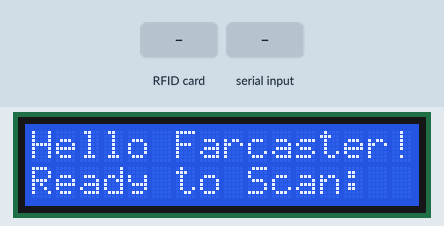
Bench run of a sketch on a simulated ESP32. Parts: 16×2 character LCD. Inputs (shaded band) come from the test bench. What the sketch prints to the serial monitor is not drawn.

Above: at 2.2 s.
2.3 s: RFID card 5E 7A 19 C4 held to the reader
At 3.2 s:
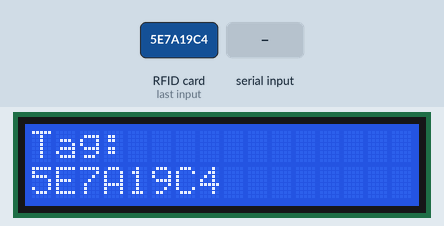
3.8 s: "DISPLAY:\n" received over Serial
At 4.8 s:
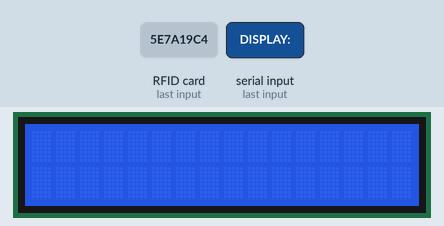
Timing chart, 0 to 6.8 s (numbered marks = the images above; inputs shaded):
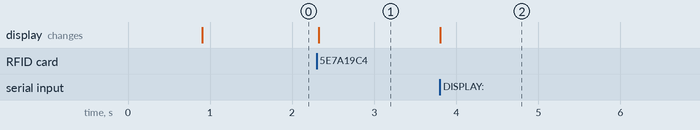

The sketch:

nfc_lcd_input.ino
```cpp
//! WTB integrated version 16th August 2025 Cyrus Clarke
//with toggle switch for 2 screen types

#include <Wire.h>
#include <SPI.h>
#include <MFRC522.h>

// === CONFIG FLAG ===
// Uncomment the one you want to compile for
// #define USE_ADAFRUIT_BACKPACK   // Adafruit MCP23008-based
#define USE_GENERIC_BACKPACK    // Common PCF8574-based

// --- MFRC522 (SPI) pins
#define RC522_CS    44
#define RC522_RST   43
#define SPI_SCK      7
#define SPI_MOSI     9
#define SPI_MISO     8

// I2C pins (ESP32)
#define I2C_SDA      5
#define I2C_SCL      6

// Timeout before resetting to idle screen
const unsigned long IDLE_TIMEOUT_MS = 10000;

#ifdef USE_ADAFRUIT_BACKPACK
  #include <Adafruit_LiquidCrystal.h>
  Adafruit_LiquidCrystal lcd(0);   // MCP23008 backpack, ID=0
#elif defined(USE_GENERIC_BACKPACK)
  #include <LiquidCrystal_I2C.h>
  #define LCD_ADDR 0x27            // Common default for PCF8574
  LiquidCrystal_I2C lcd(LCD_ADDR, 16, 2);
#endif

MFRC522 mfrc522(RC522_CS, RC522_RST);

unsigned long lastScanMillis = 0;
bool showingIdle = true;
String lastUID = "";

// --- Utilities ---
String uidHex(const MFRC522::Uid &u){
  String s;
  for (byte i=0;i<u.size;i++){
    if (u.uidByte[i] < 0x10) s += '0';
    s += String(u.uidByte[i], HEX);
  }
  s.toUpperCase();
  return s;
}

void showIdleScreen() {
  lcd.clear();
  lcd.setCursor(0,0);
  lcd.print("Hello Farcaster!");
  lcd.setCursor(0,1);
  lcd.print("Ready to Scan:");
  showingIdle = true;
}

// --- Setup ---
void setup(){
  Serial.begin(115200);

  // I2C init
  Wire.begin(I2C_SDA, I2C_SCL);

#ifdef USE_ADAFRUIT_BACKPACK
  lcd.begin(16, 2);
  lcd.display();
  lcd.setBacklight(HIGH);
#elif defined(USE_GENERIC_BACKPACK)
  lcd.init();
  lcd.backlight();
#endif

  lcd.clear();
  lcd.setCursor(0,0);
  lcd.print("LCD Ready");
  delay(800);
  showIdleScreen();

  // SPI init (NFC)
  SPI.begin(SPI_SCK, SPI_MISO, SPI_MOSI, RC522_CS);
  mfrc522.PCD_Init();
  delay(80);

  Serial.println("Hello Farcaster");
  lastScanMillis = millis();
}

// --- Loop ---
void loop(){
  checkSerialInput();

  if (mfrc522.PICC_IsNewCardPresent() && mfrc522.PICC_ReadCardSerial()) {
    String uid = uidHex(mfrc522.uid);
    if (uid != lastUID) {
      Serial.println("SCAN," + uid);

      lcd.clear();
      lcd.setCursor(0, 0);
      lcd.print("Tag:");
      lcd.setCursor(0, 1);
      lcd.print(uid.substring(0, 16));

      lastUID = uid;
    }

    showingIdle = false;
    lastScanMillis = millis();
    mfrc522.PICC_HaltA();
    mfrc522.PCD_StopCrypto1();
    delay(200);
  }

  if (!showingIdle && (millis() - lastScanMillis >= IDLE_TIMEOUT_MS)) {
    showIdleScreen();
  }

  delay(5);
}

void checkSerialInput() {
  if (Serial.available()) {
    String input = Serial.readStringUntil('\n');
    input.trim();

    if (input.startsWith("DISPLAY:")) {
      String message = input.substring(8);
      lcd.clear();
      lcd.setCursor(0, 0);
      lcd.print(message.substring(0, 16));
      if (message.length() > 16) {
        lcd.setCursor(0, 1);
        lcd.print(message.substring(16, 32));
      }
    }
  }
}
```

Measured:
- after the input at 2.3 s, the display: changes at once (image 1)
- after the input at 3.8 s, the display: changes at once (image 2)
